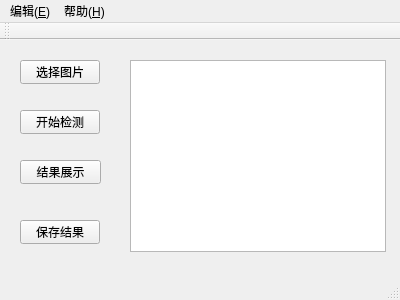
<?xml version="1.0" encoding="UTF-8"?>
<ui version="4.0">
 <class>MainWindow</class>
 <widget class="QMainWindow" name="MainWindow">
  <property name="geometry">
   <rect>
    <x>0</x>
    <y>0</y>
    <width>400</width>
    <height>300</height>
   </rect>
  </property>
  <property name="windowTitle">
   <string>MainWindow</string>
  </property>
  <widget class="QWidget" name="centralWidget">
   <widget class="QPushButton" name="Button_detection">
    <property name="geometry">
     <rect>
      <x>20</x>
      <y>70</y>
      <width>80</width>
      <height>24</height>
     </rect>
    </property>
    <property name="text">
     <string>开始检测</string>
    </property>
   </widget>
   <widget class="QPushButton" name="Button_showImg">
    <property name="geometry">
     <rect>
      <x>20</x>
      <y>120</y>
      <width>81</width>
      <height>24</height>
     </rect>
    </property>
    <property name="text">
     <string>结果展示</string>
    </property>
   </widget>
   <widget class="QTextBrowser" name="textBrowser">
    <property name="geometry">
     <rect>
      <x>130</x>
      <y>20</y>
      <width>256</width>
      <height>192</height>
     </rect>
    </property>
   </widget>
   <widget class="QPushButton" name="Button_readImg">
    <property name="geometry">
     <rect>
      <x>20</x>
      <y>20</y>
      <width>80</width>
      <height>24</height>
     </rect>
    </property>
    <property name="text">
     <string>选择图片</string>
    </property>
   </widget>
   <widget class="QPushButton" name="Button_saveImg">
    <property name="geometry">
     <rect>
      <x>20</x>
      <y>180</y>
      <width>80</width>
      <height>24</height>
     </rect>
    </property>
    <property name="text">
     <string>保存结果</string>
    </property>
   </widget>
  </widget>
  <widget class="QMenuBar" name="menuBar">
   <property name="geometry">
    <rect>
     <x>0</x>
     <y>0</y>
     <width>400</width>
     <height>25</height>
    </rect>
   </property>
   <widget class="QMenu" name="menu_7E">
    <property name="title">
     <string>编辑(&amp;E)</string>
    </property>
    <addaction name="action_D"/>
   </widget>
   <widget class="QMenu" name="menu_H">
    <property name="title">
     <string>帮助(&amp;H)</string>
    </property>
    <addaction name="action_A"/>
    <addaction name="action_bug"/>
    <addaction name="action_A_2"/>
   </widget>
   <addaction name="menu_7E"/>
   <addaction name="menu_H"/>
  </widget>
  <widget class="QToolBar" name="mainToolBar">
   <attribute name="toolBarArea">
    <enum>TopToolBarArea</enum>
   </attribute>
   <attribute name="toolBarBreak">
    <bool>false</bool>
   </attribute>
  </widget>
  <widget class="QStatusBar" name="statusBar"/>
  <action name="action_A">
   <property name="text">
    <string>使用说明(&amp;U)</string>
   </property>
  </action>
  <action name="action_bug">
   <property name="text">
    <string>报告bug</string>
   </property>
  </action>
  <action name="action_A_2">
   <property name="text">
    <string>关于(&amp;A)</string>
   </property>
  </action>
  <action name="action_D">
   <property name="text">
    <string>删除(&amp;D)</string>
   </property>
  </action>
 </widget>
 <layoutdefault spacing="6" margin="11"/>
 <resources/>
 <connections/>
</ui>
